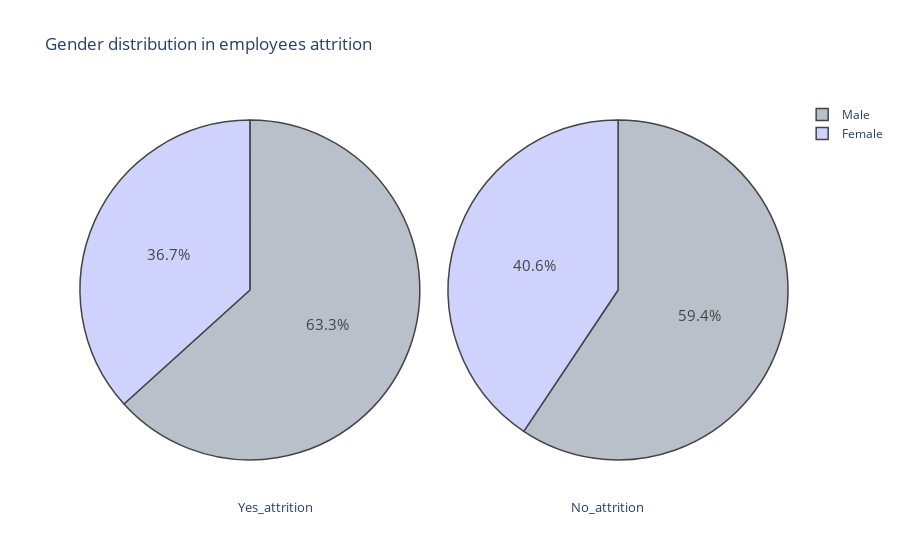

Notebook source saved alongside this figure:
### Code cell
plot_pie('Gender')
barplot('Gender', False)

### Figure 1 — Plotly figure (JSON) as saved in the notebook; plotly's stock layout.template omitted (floating-point values rounded to 4 significant figures)
{"data": [{"domain": {"x": [0, 0.48]}, "hoverinfo": "label+percent+name", "labels": ["Male", "Female"], "marker": {"colors": ["#B9C0C9", "#CED2FD", "#ceb0ff", "lightskyblue", "lightgrey", "#EAB9FC", "cyan", "#DDC8FE"], "line": {"width": 1.5}}, "name": "attrition employes", "textfont": {"size": 15}, "values": [150, 87], "type": "pie"}, {"domain": {"x": [0.52, 1]}, "hoverinfo": "label+percent+name", "labels": ["Male", "Female"], "marker": {"colors": ["#B9C0C9", "#CED2FD", "#ceb0ff", "lightskyblue", "lightgrey", "#EAB9FC", "cyan", "#DDC8FE"], "line": {"width": 1.5}}, "name": "Non attrition employes", "textfont": {"size": 15}, "values": [732, 501], "type": "pie"}], "layout": {"annotations": [{"font": {"size": 13}, "showarrow": false, "text": "Yes_attrition", "x": 0.22, "y": -0.1}, {"font": {"size": 13}, "showarrow": false, "text": "No_attrition", "x": 0.8, "y": -0.1}], "title": {"text": "Gender distribution in employees attrition "}}}
